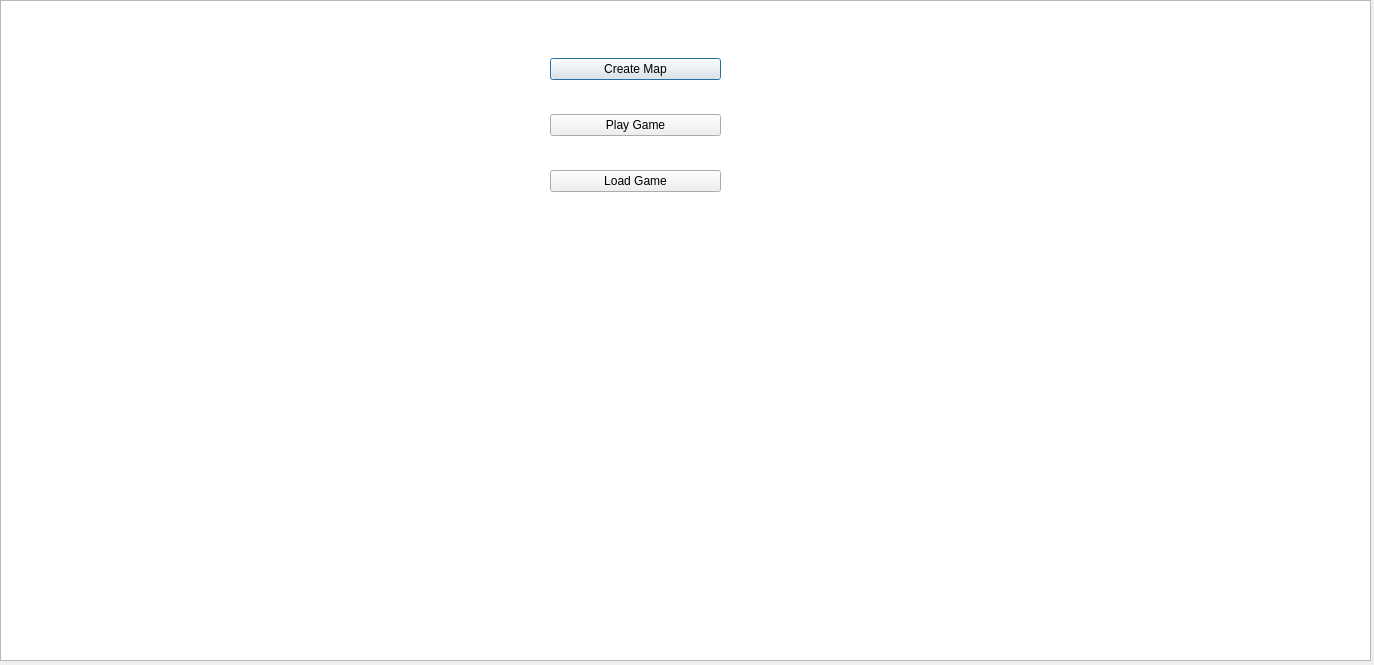
<?xml version="1.0" encoding="UTF-8"?>
<ui version="4.0">
 <class>Dialog</class>
 <widget class="QDialog" name="Dialog">
  <property name="geometry">
   <rect>
    <x>0</x>
    <y>0</y>
    <width>1374</width>
    <height>665</height>
   </rect>
  </property>
  <property name="windowTitle">
   <string>Dialog</string>
  </property>
  <widget class="QGraphicsView" name="graphicsView">
   <property name="geometry">
    <rect>
     <x>0</x>
     <y>0</y>
     <width>1371</width>
     <height>661</height>
    </rect>
   </property>
  </widget>
  <widget class="QWidget" name="verticalLayoutWidget">
   <property name="geometry">
    <rect>
     <x>550</x>
     <y>30</y>
     <width>171</width>
     <height>191</height>
    </rect>
   </property>
   <layout class="QVBoxLayout" name="verticalLayout">
    <item>
     <widget class="QPushButton" name="pushButton_create">
      <property name="text">
       <string>Create Map</string>
      </property>
     </widget>
    </item>
    <item>
     <widget class="QPushButton" name="pushButton_play">
      <property name="text">
       <string>Play Game</string>
      </property>
     </widget>
    </item>
    <item>
     <widget class="QPushButton" name="_load">
      <property name="text">
       <string>Load Game</string>
      </property>
     </widget>
    </item>
   </layout>
  </widget>
 </widget>
 <resources/>
 <connections/>
</ui>
